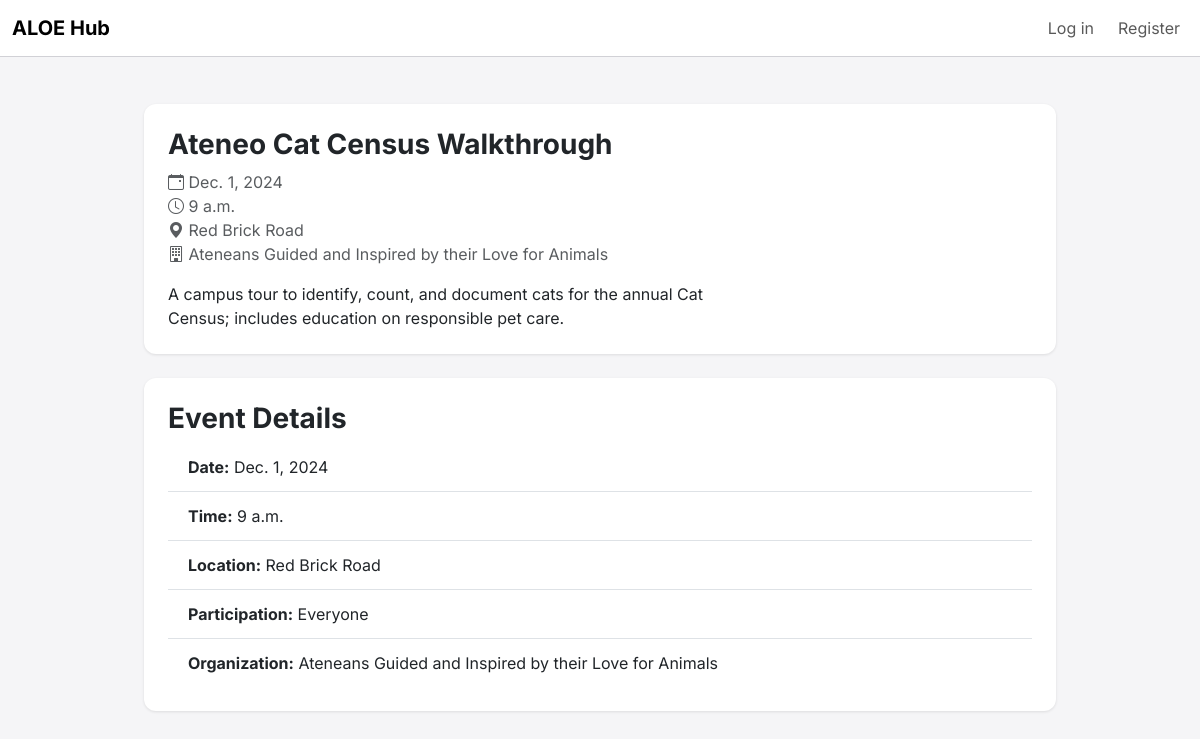
The app's page /events/6/ with its own data.
### events/models.py (models this page shows, shortened)
class Event(models.Model):
    PARTICIPATION_CHOICES = [
        ('everyone', 'Everyone'),
        ('members', 'Members Only'),
        ('ateneans', 'Ateneans Only'),
    ]
    title = models.CharField(max_length=200)
    description = models.TextField()
    date = models.DateField()
    time = models.TimeField()
    location = models.CharField(max_length=200)
    participation = models.CharField(max_length=10, choices=PARTICIPATION_CHOICES, default='everyone')
    favorited_by = models.ManyToManyField(User, related_name='favorited_events', blank=True)
    organized_by = models.ForeignKey(
        'organizations.Organization',
        on_delete=models.SET_NULL,
        null=True,
        blank=True,
        related_name='organized_events'
    )
    created_at = models.DateTimeField(auto_now_add=True)
    updated_at = models.DateTimeField(auto_now=True)

### organizations/models.py (models this page shows, shortened)
class Organization(models.Model):
    COA = 'COA'
    LIONS = 'LIONS'
    OTHER = 'OTHER'
    CATEGORY_CHOICES = [
        (COA, 'COA'),
        (LIONS, 'LIONS'),
        (OTHER, 'Other'),
    ]
    org_code = models.CharField(max_length=10, unique=True)
    name = models.CharField(max_length=200)
    description = models.TextField()
    category = models.CharField(
        max_length=10,
        choices=CATEGORY_CHOICES,
        default=OTHER,
    )
    created_at = models.DateTimeField(auto_now_add=True)
    updated_at = models.DateTimeField(auto_now=True)

### events/views.py (the view)
# urls.py: path('<int:event_id>/', views.event_detail, name='event-detail'),
def event_detail(request, event_id):
    event = get_object_or_404(Event, id=event_id)
    return render(request, 'events/event_detail.html', {'event': event})

### templates/events/event_detail.html (shortened to what this page needs)
{% extends 'base.html' %}
{% block content %}
<div class="container mt-5">
    <div class="card mb-4">
        <div class="card-body">
            <div class="row">
                <div class="col-md-8">
                    <h2 class="card-title">{{ event.title }}</h2>
                    <p class="card-text text-muted">
                        <i class="bi bi-calendar-event"></i> {{ event.date }}<br>
                        <i class="bi bi-clock"></i> {{ event.time }}<br>
                        <i class="bi bi-geo-alt-fill"></i> {{ event.location }}<br>
                        <i class="bi bi-building"></i> {{ event.organized_by.name }}
                    </p>
                    <p class="card-text">{{ event.description }}</p>
                </div>
                <div class="col-md-4 text-end">
                </div>
            </div>
        </div>
    </div>
    <div class="card mb-4">
        <div class="card-body">
            <h4 class="card-title">Event Details</h4>
            <ul class="list-group list-group-flush">
                <li class="list-group-item"><strong>Date:</strong> {{ event.date }}</li>
                <li class="list-group-item"><strong>Time:</strong> {{ event.time }}</li>
                <li class="list-group-item"><strong>Location:</strong> {{ event.location }}</li>
                <li class="list-group-item"><strong>Participation:</strong> {{ event.get_participation_display }}</li>
                <li class="list-group-item"><strong>Organization:</strong> {{ event.organized_by.name }}</li>
            </ul>
        </div>
    </div>
</div>
{% endblock %}

### static/css/styles.css (style rules this page uses)
body { font-family: 'Inter', sans-serif; background-color: #f5f5f7; color: #1d1d1f; padding-top: 56px; }
.card { border: none; border-radius: 12px; box-shadow: 0 1px 3px rgba(0, 0, 0, 0.1); }
.card-body { padding: 1.5rem; }
.container { max-width: 960px; }
.card-title { font-size: 1.75rem; font-weight: 700; }
.card-text { font-size: 1rem; line-height: 1.5; }
.list-group-item { font-size: 1rem; padding: 0.75rem 1.25rem; }

### templates/base.html (style rules this page uses)
body { font-family: 'Inter', sans-serif; }

### records on screen
Event: title "Ateneo Cat Census Walkthrough", date "Dec. 1, 2024", time "9 a.m.", location "Red Brick Road", organized_by.name "Ateneans Guided and Inspired by their Love for Animals", description "A campus tour to identify, count, and document cats for the annual Cat Census; includes education on responsible pet care.", participation "Everyone"
